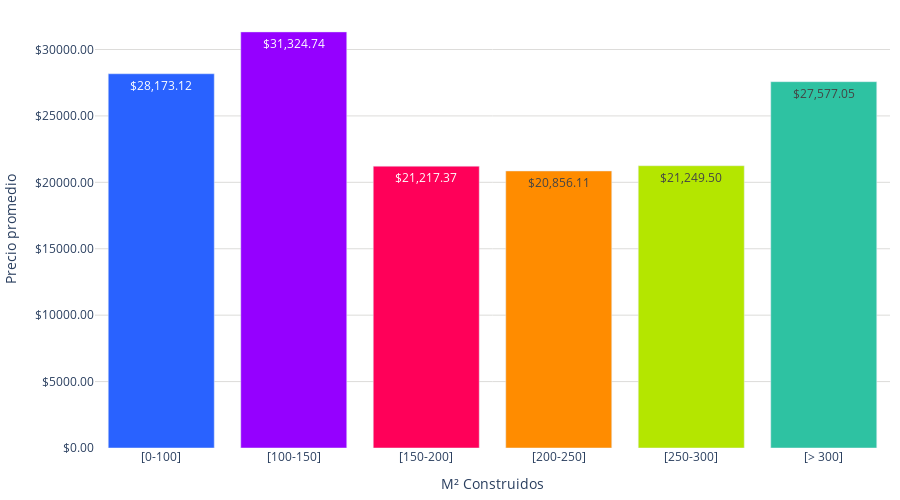

Notebook code for this chart:
### Code cell
colores = ['#2962ff', '#9500ff', '#ff0059', '#ff8c00', '#b4e600', '#2EC2A2','#F79CB9']
porcentajes = Precio_mean_M2['Precio_m2_mean']

# Convertir la columna 'Precio_m2_mean' a números de punto flotante
#Precio_mean_M2['Precio_m2_mean'] = Precio_mean_M2['Precio_m2_mean'].str.replace('$', '').str.replace(',', '').astype(float)
# Convertir los valores a cadenas con el formato deseado
textos_formateados = [f'${round(valor, 2):,.2f}' for valor in Precio_mean_M2['Precio_m2_mean']]

fig = go.Figure()
# Obtener el valor máximo redondeado al próximo múltiplo de 5000
max_valor = int(Precio_mean_M2['Precio_m2_mean'].max() / 5000 + 1) * 5000

# Agregar los datos como barras
fig.add_trace(go.Bar(
    x=Precio_mean_M2['Rango'],  # Eje x: Modalidades
    y=Precio_mean_M2['Precio_m2_mean'],  # Eje y: Porcentajes
    marker_color=colores,  # Especifica los colores de las barras
    text=textos_formateados,  # Texto que se mostrará en las barras (porcentaje)
    textposition='inside',  # Posición del texto (puede ser 'inside' o 'outside')
))

# Personalizar el diseño de la gráfica
fig.update_layout(
    #title='Precio promedio por M2 totales.',  # Título de la gráfica
    xaxis=dict(title='M² Construidos'),  # Título del eje x
    yaxis=dict(
        title='Precio promedio', # Título del eje y        
        gridcolor='#dddcda', # Color de las líneas que dividen los rangos del eje Y
        gridwidth=1,
        tickvals=list(range(0, max_valor + 5000, 5000)),  # Valores de los ticks del eje y
        ticktext=[f'${valor:.2f}' for valor in range(0, max_valor + 5000, 5000)]  # Textos de los ticks del eje y
    ),  
    plot_bgcolor='rgba(0,0,0,0)',  # Color de fondo del gráfico
    height=500,  # Altura de la gráfica
    margin=dict(l=10, r=10, t=10, b=10)  # Ajusta los márgenes (left, right, top, bottom)

)
# Exportar gráfica como archivo HTML
def guardar_grafico_como_html(fig, nombre_archivo, carpeta='assets/graficas'):
    # Crear la carpeta si no existe
    if not os.path.exists(carpeta):
        os.makedirs(carpeta)
    config = {
        'displaylogo': False,  # Ocultar el logo de Plotly
        'modeBarButtonsToRemove': [
            'toImage',       # Botón para guardar como imagen
            'select2d',      # Box select
            'lasso2d',       # Lasso select
            'resetScale2d',  # Reset Axes
        ]
    }
    # Gráfica como archivo HTML en la carpeta especificada
    pio.write_html(fig, f'{carpeta}/{nombre_archivo}.html', config=config)


guardar_grafico_como_html(fig, 'g_bar_PrecioPromedio_m2', carpeta='assets/graficas')
fig.show()

### Figure 1 — Plotly figure (JSON) as saved in the notebook; plotly's stock layout.template omitted (floating-point values rounded to 4 significant figures)
{"data": [{"marker": {"color": ["#2962ff", "#9500ff", "#ff0059", "#ff8c00", "#b4e600", "#2EC2A2", "#F79CB9"]}, "text": ["$28,173.12", "$31,324.74", "$21,217.37", "$20,856.11", "$21,249.50", "$27,577.05"], "textposition": "inside", "type": "bar", "x": ["[0-100]", "[100-150]", "[150-200]", "[200-250]", "[250-300]", "[> 300]"], "y": [28170.0, 31320.0, 21220.0, 20860.0, 21250.0, 27580.0]}], "layout": {"height": 500, "margin": {"b": 10, "l": 10, "r": 10, "t": 10}, "plot_bgcolor": "rgba(0,0,0,0)", "xaxis": {"title": {"text": "M² Construidos"}}, "yaxis": {"gridcolor": "#dddcda", "gridwidth": 1, "ticktext": ["$0.00", "$5000.00", "$10000.00", "$15000.00", "$20000.00", "$25000.00", "$30000.00", "$35000.00"], "tickvals": [0, 5000, 10000, 15000, 20000, 25000, 30000, 35000], "title": {"text": "Precio promedio"}}}}
